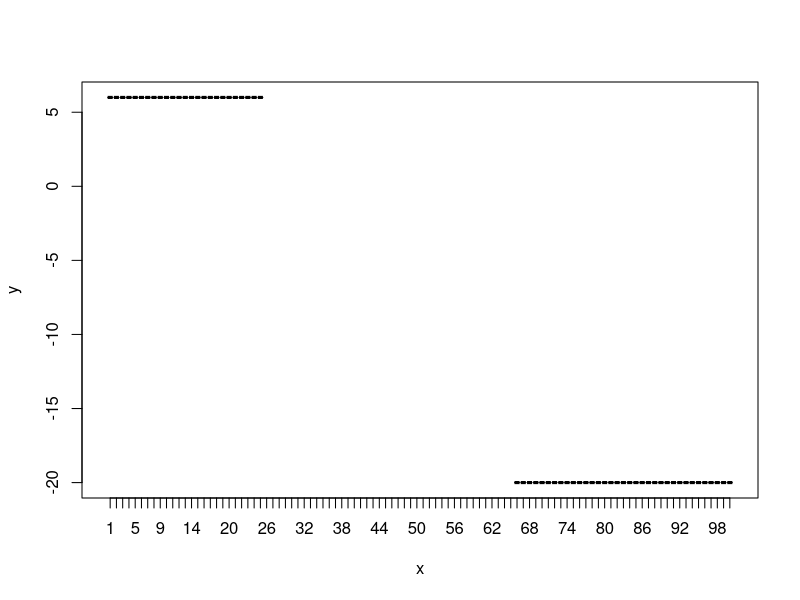
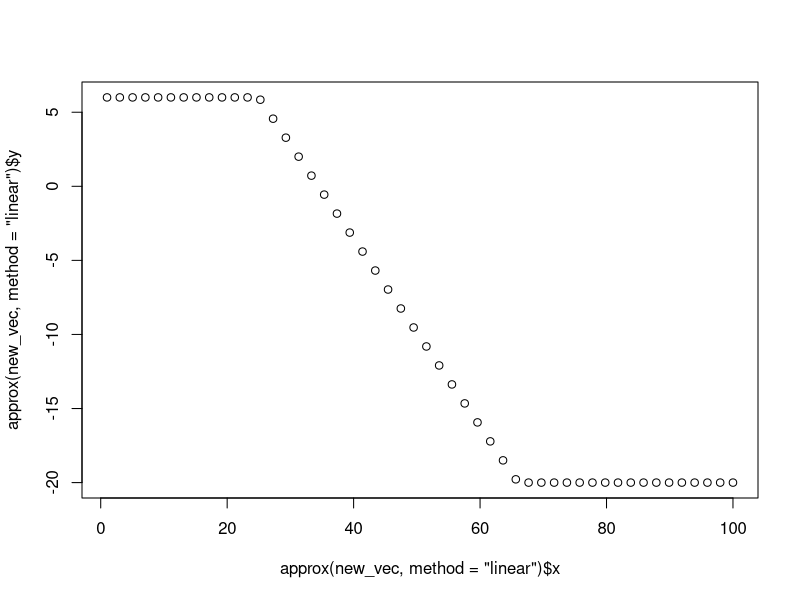

Generate these figures, in order, with R:
r <- 2
area <- r^2*pi
print(area)


s <- rep(c(0,pi), length = 5)
s
?seq



d <- datasets::rivers
print(d)
class(d)
length(d)
mean(d)
median(d)
min(d)
max(d)
quantile(d, probs = 0.33)

q = datasets::quakes
dim(q)      #Dimension of the dataframe. Anzahl Zeilen und Spalten
magn <- q[,4]




f2c <- function(temp_f){
  temp_c <- (temp_f -32) * 5/9
  return (temp_c)
}
f2c(100)
f2c(50)





#Exercises 3.3

#----Gauss variations----
total <- 0
for (i in c(1:100)) {
  total <- total + i
  print(total)
}

#mit while-loop

total_while <- 0
idx <- 0
while(idx <= 100) {
  total_while <- total_while + idx
  idx <- idx + 1
  print(total_while)
}

#---- multiples of 3 and 7----

sum_of_multiples <- 0
for (i in c(1:100)){
  if ((i %% 3 == 0) && (i %% 7 == 0) ) {
    sum_of_multiples <- sum_of_multiples + i
  print(sum_of_multiples)
  }
}
cat("The sum of multiples of 3 and 7 within 1-100 is: ", sum_of_multiples)





# ----Nested Loops----


myvec <- c(8, 4, 12, 9, 15, 6)

mymat <- matrix(c(6, 7, 3, NA, 15, 6, 7, 
                  NA, 9, 12, 6, 11, NA, 3, 
                  9, 4, 7, 3, 21, NA, 6,
                  rep(5, 7)),
                nrow = 4, byrow = TRUE)
mymat
?matrix
length(mymat)
nrow(mymat)
d


max(myvec)
for (i in seq(nrow(mymat))) {
  m <- max(myvec)
  print(m)

  for(j in seq(length(mymat[i,]))) {
    if (is.na(mymat[i,j])) {
      mymat[i,j] <- m
    }
  }
  myvec <- myvec[!(myvec == m)]  #remove maximum value from myvec
  print(mymat)

}


# ----Interpolation----

new_vec <- c(rep(NA, 100))
for (i in c(1:100)){
  if (i <= 25) {
    new_vec[i] <- 6
  }
  else if (i >= 66) {
    new_vec[i] <- -20
  }
}
new_vec
plot(C(1:100), new_vec)

?approx
plot(approx(new_vec, method = "linear"))
